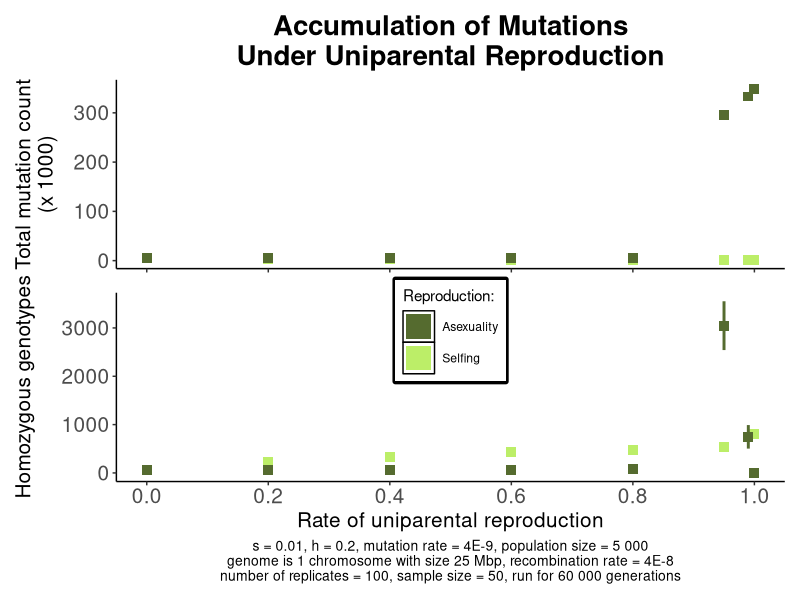
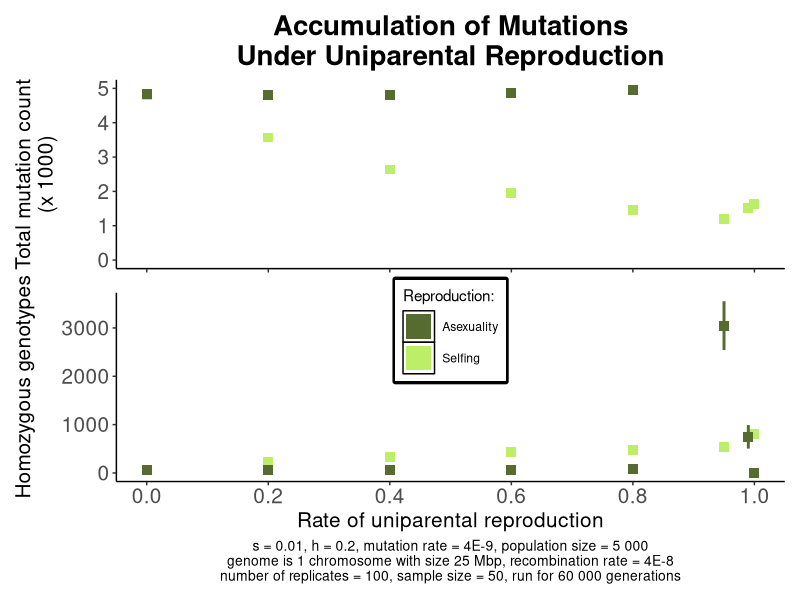
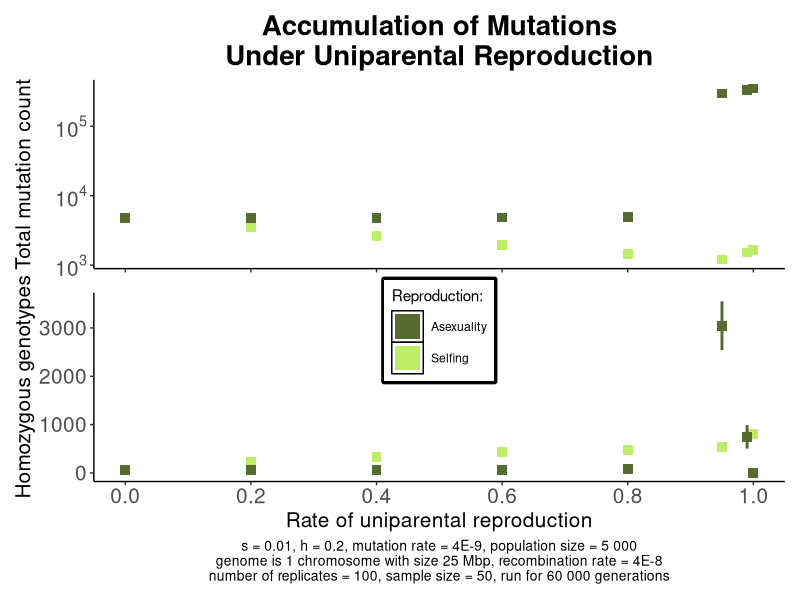
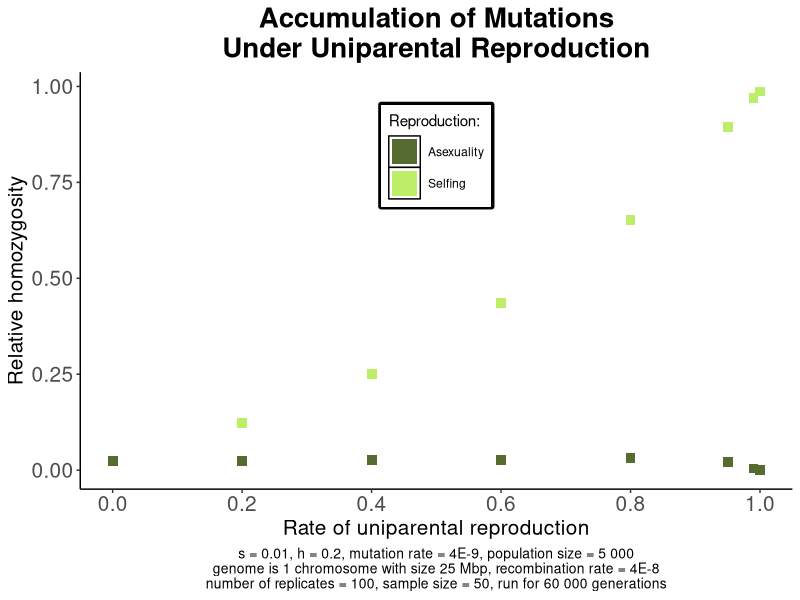

Recreate these plots in R, in order.
library(ggplot2)
library(patchwork)
library(dplyr)
library(scales)

replicate_number=100
colours <- c("Selfing"="darkolivegreen2","Asexuality"="darkolivegreen")

Selfing_recessive_load_all <- read.csv("Data_selfing_recessive_load_full_60000.csv")
Selfing_additive_load_all <- read.csv("Data_selfing_additive_load_full_60000.csv")
Selfing_relative_homozygosity_all <- read.csv("Data_selfing_relative_homozygosity_full_60000.csv")

Cloning_recessive_load_all <- read.csv("Data_cloning_recessive_load_full_60000.csv")
Cloning_additive_load_all <- read.csv("Data_cloning_additive_load_full_60000.csv")
Cloning_relative_homozygosity_all <- read.csv("Data_cloning_relative_homozygosity_full_60000.csv")

for (h_coefficient in c(0.2)) {

filename_rec_selfing <- Selfing_recessive_load_all %>% filter(Dominance_coefficient == h_coefficient)
filename_add_selfing <- Selfing_additive_load_all %>% filter(Dominance_coefficient == h_coefficient)
filename_rel_selfing <- Selfing_relative_homozygosity_all %>% filter(Dominance_coefficient == h_coefficient)

Selfing_rec_max <- filename_rec_selfing$Expected_recessive_load+1.96*filename_rec_selfing$SD_recessive_load/sqrt(replicate_number)
Selfing_rec_min <- filename_rec_selfing$Expected_recessive_load-1.96*filename_rec_selfing$SD_recessive_load/sqrt(replicate_number)

Selfing_add_max <- filename_add_selfing$Expected_additive_load+1.96*filename_add_selfing$SD_additive_load/sqrt(replicate_number)
Selfing_add_min <- filename_add_selfing$Expected_additive_load-1.96*filename_add_selfing$SD_additive_load/sqrt(replicate_number)

Selfing_rel_max <- filename_rel_selfing$Expected_relative_homozygosity+1.96*filename_rel_selfing$SD_relative_homozygosity/sqrt(replicate_number)
Selfing_rel_min <- filename_rel_selfing$Expected_relative_homozygosity-1.96*filename_rel_selfing$SD_relative_homozygosity/sqrt(replicate_number)


filename_rec_cloning <- Cloning_recessive_load_all %>% filter(Dominance_coefficient == h_coefficient)
filename_add_cloning <- Cloning_additive_load_all %>% filter(Dominance_coefficient == h_coefficient)
filename_rel_cloning <- Cloning_relative_homozygosity_all %>% filter(Dominance_coefficient == h_coefficient)


Cloning_rec_max <- filename_rec_cloning$Expected_recessive_load+1.96*filename_rec_cloning$SD_recessive_load/sqrt(replicate_number)
Cloning_rec_min <- filename_rec_cloning$Expected_recessive_load-1.96*filename_rec_cloning$SD_recessive_load/sqrt(replicate_number)

Cloning_add_max <- filename_add_cloning$Expected_additive_load+1.96*filename_add_cloning$SD_additive_load/sqrt(replicate_number)
Cloning_add_min <- filename_add_cloning$Expected_additive_load-1.96*filename_add_cloning$SD_additive_load/sqrt(replicate_number)

Cloning_rel_max <- filename_rel_cloning$Expected_relative_homozygosity+1.96*filename_rel_cloning$SD_relative_homozygosity/sqrt(replicate_number)
Cloning_rel_min <- filename_rel_cloning$Expected_relative_homozygosity-1.96*filename_rel_cloning$SD_relative_homozygosity/sqrt(replicate_number)

Plot_recessive <- ggplot()+
	geom_point(data = filename_rec_selfing, aes(x = Uniparenting_rate, y = Expected_recessive_load, colour="Selfing"), size=3, shape=15)+
	geom_linerange(data = filename_rec_selfing, 
			aes(x=Uniparenting_rate, 
			    ymax=Selfing_rec_max, 
			    ymin=Selfing_rec_min), color="darkolivegreen2", size=1)+
 
	geom_point(data=filename_rec_cloning, aes(x=Uniparenting_rate, y=Expected_recessive_load, colour="Asexuality"), size=3, shape=15)+
	geom_linerange(data=filename_rec_cloning, 
			aes(x=Uniparenting_rate, 
			    ymax=Cloning_rec_max, 
			    ymin=Cloning_rec_min), color="darkolivegreen", size=1)+
	
	labs(y="Homozygous genotypes",
	     x="Rate of uniparental reproduction",
	     colour="Reproduction: ",
	     caption=paste("s = 0.01, h = ", h_coefficient, ", mutation rate = 4E-9, population size = 5 000\ngenome is 1 chromosome with size 25 Mbp, recombination rate = 4E-8\nnumber of replicates = ", replicate_number,", sample size = 50, run for 60 000 generations", sep=""))+
	
	theme(panel.grid.major=element_blank(),
    	      panel.grid.minor=element_blank(),
    	      panel.background=element_blank(),
    	      axis.line = element_line(color="black"),
    	      
	      plot.caption=element_text(size=10, hjust=0.5),
	      plot.subtitle=element_text(size=15, hjust=1, face="bold"), 
	      axis.title.y=element_text(size=15),
	      axis.title.x=element_text(size=15),
	      
	      axis.text.x=element_text(size=15),
	      axis.text.y=element_text(size=15),
	      
	      legend.position=c(0.5, 0.8),
	      legend.key = element_rect(fill = "white"),
	      legend.box.background = element_rect(color="black", size=2))+

	guides(colour = guide_legend(override.aes = list(size = 8)))+
		
	scale_colour_manual(values = colours)+
	scale_x_continuous(breaks=seq(0, 1, 0.2))
		   
Plot_additive <- ggplot()+
	geom_point(data=filename_add_selfing, aes(x=Uniparenting_rate, y=Expected_additive_load/1000), colour="darkolivegreen2", size=3, shape=15)+
	geom_linerange(data=filename_add_selfing, 
			aes(x=Uniparenting_rate, 
			    ymax=Selfing_add_max/1000, 
			    ymin=Selfing_add_min/1000), color="darkolivegreen2", size=1)+
	
	geom_point(data=filename_add_cloning, aes(x=Uniparenting_rate, y=Expected_additive_load/1000), colour="darkolivegreen", size=3, shape=15)+
	geom_linerange(data=filename_add_cloning, 
			aes(x=Uniparenting_rate, 
			    ymax=Cloning_add_max/1000, 
			    ymin=Cloning_add_min/1000), color="darkolivegreen", size=1)+
	
	labs(x="Rate of uniparental reproduction",
	     y="Total mutation count\n(x 1000)",
	     title="Accumulation of Mutations\nUnder Uniparental Reproduction")+
	theme(panel.grid.major=element_blank(),
    	      panel.grid.minor=element_blank(),
    	      panel.background=element_blank(),
    	      axis.line = element_line(color="black"),
    	      
    	      plot.title=element_text(size=20, hjust=0.5, face="bold"),
	      plot.subtitle=element_text(size=15, hjust=1, face="bold"),
	      axis.title.y=element_text(size=15),
	      axis.title.x=element_blank(),
	      
	      axis.text.x=element_text(size=0),
	      axis.text.y=element_text(size=15))+

	guides(colour = guide_legend(override.aes = list(size = 8)))+
		
	scale_colour_manual(values = colours)+
	scale_x_continuous(breaks=seq(0, 1, 0.2))

Plot_additive_2 <- ggplot()+
	geom_point(data=filename_add_selfing, aes(x=Uniparenting_rate, y=Expected_additive_load/1000), colour="darkolivegreen2", size=3, shape=15)+
	geom_linerange(data=filename_add_selfing, 
			aes(x=Uniparenting_rate, 
			    ymax=Selfing_add_max/1000, 
			    ymin=Selfing_add_min/1000), color="darkolivegreen2", size=1)+
	
	geom_point(data=filename_add_cloning, aes(x=Uniparenting_rate, y=Expected_additive_load/1000), colour="darkolivegreen", size=3, shape=15)+
	geom_linerange(data=filename_add_cloning, 
			aes(x=Uniparenting_rate, 
			    ymax=Cloning_add_max/1000, 
			    ymin=Cloning_add_min/1000), color="darkolivegreen", size=1)+
	
	labs(x="Rate of uniparental reproduction",
	     y="Total mutation count\n(x 1000)",
	     title="Accumulation of Mutations\nUnder Uniparental Reproduction")+
	     
	theme(panel.grid.major=element_blank(),
    	      panel.grid.minor=element_blank(),
    	      panel.background=element_blank(),
    	      axis.line = element_line(color="black"),
    	      
    	      plot.title=element_text(size=20, hjust=0.5, face="bold"),
	      plot.subtitle=element_text(size=15, hjust=1, face="bold"),
	      axis.title.y=element_text(size=15),
	      axis.title.x=element_blank(),
	      
	      axis.text.x=element_text(size=0),
	      axis.text.y=element_text(size=15))+

	guides(colour = guide_legend(override.aes = list(size = 8)))+
		
	scale_colour_manual(values = colours)+
	scale_x_continuous(breaks=seq(0, 1, 0.2))+
	scale_y_continuous(limits=c(0, 5))
	
Plot_additive_log <- ggplot()+
	geom_point(data=filename_add_selfing, aes(x=Uniparenting_rate, y=Expected_additive_load), colour="darkolivegreen2", size=3, shape=15)+
	geom_linerange(data=filename_add_selfing, 
			aes(x=Uniparenting_rate, 
			    ymax=Selfing_add_max, 
			    ymin=Selfing_add_min), color="darkolivegreen2", size=1)+
	
	geom_point(data=filename_add_cloning, aes(x=Uniparenting_rate, y=Expected_additive_load), colour="darkolivegreen", size=3, shape=15)+
	geom_linerange(data=filename_add_cloning, 
			aes(x=Uniparenting_rate, 
			    ymax=Cloning_add_max, 
			    ymin=Cloning_add_min), color="darkolivegreen", size=1)+
	
	labs(x="Rate of uniparental reproduction",
	     y="Total mutation count",
	     title="Accumulation of Mutations\nUnder Uniparental Reproduction")+
	     
	theme(panel.grid.major=element_blank(),
    	      panel.grid.minor=element_blank(),
    	      panel.background=element_blank(),
    	      axis.line = element_line(color="black"),
    	      
    	      plot.title=element_text(size=20, hjust=0.5, face="bold"),
	      plot.subtitle=element_text(size=15, hjust=1, face="bold"),
	      axis.title.y=element_text(size=15),
	      axis.title.x=element_blank(),
	      
	      axis.text.x=element_text(size=0),
	      axis.text.y=element_text(size=15))+

	guides(colour = guide_legend(override.aes = list(size = 8)))+
		
	scale_colour_manual(values = colours)+
	scale_x_continuous(breaks=seq(0, 1, 0.2))+
	scale_y_log10(breaks = 10**c(3,4,5),
                labels = trans_format("log10", math_format(10^.x)))


Plot_relative <- ggplot()+
	geom_point(data = filename_rel_selfing, aes(x = Uniparenting_rate, y = Expected_relative_homozygosity, colour="Selfing"), size=3, shape=15)+
	geom_linerange(data = filename_rel_selfing, 
			aes(x=Uniparenting_rate, 
			    ymax=Selfing_rel_max, 
			    ymin=Selfing_rel_min), color="darkolivegreen2", size=1)+
 
	geom_point(data=filename_rel_cloning, aes(x=Uniparenting_rate, y=Expected_relative_homozygosity, colour="Asexuality"), size=3, shape=15)+
	geom_linerange(data=filename_rel_cloning, 
			aes(x=Uniparenting_rate, 
			    ymax=Cloning_rel_max, 
			    ymin=Cloning_rel_min), color="darkolivegreen", size=1)+
	
	labs(y="Relative homozygosity",
	     x="Rate of uniparental reproduction",
	     colour="Reproduction: ",
	     title="Accumulation of Mutations\nUnder Uniparental Reproduction",
	     caption=paste("s = 0.01, h = ", h_coefficient, ", mutation rate = 4E-9, population size = 5 000\ngenome is 1 chromosome with size 25 Mbp, recombination rate = 4E-8\nnumber of replicates = ", replicate_number,", sample size = 50, run for 60 000 generations", sep=""))+
	
	theme(panel.grid.major=element_blank(),
    	      panel.grid.minor=element_blank(),
    	      panel.background=element_blank(),
    	      axis.line = element_line(color="black"),
    	      
    	      plot.title=element_text(size=20, hjust=0.5, face="bold"),
	      plot.caption=element_text(size=10, hjust=0.5),
	      plot.subtitle=element_text(size=15, hjust=1, face="bold"), 
	      axis.title.y=element_text(size=15),
	      axis.title.x=element_text(size=15),
	      
	      axis.text.x=element_text(size=15),
	      axis.text.y=element_text(size=15),
	      
	      legend.position=c(0.5, 0.8),
	      legend.key = element_rect(fill = "white"),
	      legend.box.background = element_rect(color="black", size=2))+

	guides(colour = guide_legend(override.aes = list(size = 8)))+
		
	scale_colour_manual(values = colours)+
	scale_x_continuous(breaks=seq(0, 1, 0.2))



Plot <- Plot_additive/Plot_recessive
Plot_2 <- Plot_additive_2/Plot_recessive
Plot_3 <- Plot_additive_log/Plot_recessive

plot_name <- paste("Figure_Mutation_accumulation_selfing_vs_cloning_", h_coefficient, "_full_60000.png",sep="")
ggsave(filename=plot_name,
	plot=Plot,
	dpi=600)

plot_name_2 <- paste("Figure_Mutation_accumulation_selfing_vs_cloning_", h_coefficient, "v2_full_60000.png",sep="")
ggsave(filename=plot_name_2,
	plot=Plot_2,
	dpi=600)

plot_name_log <- paste("Figure_Mutation_accumulation_selfing_vs_cloning_", h_coefficient, "v3_full_60000.png",sep="")
ggsave(filename=plot_name_log,
	plot=Plot_3,
	dpi=600)
	
plot_name_rel <- paste("Figure_Mutation_accumulation_selfing_vs_cloning_", h_coefficient, "relative_homozygosity_full_60000.png",sep="")
ggsave(filename=plot_name_rel,
	plot=Plot_relative,
	dpi=400)
}
